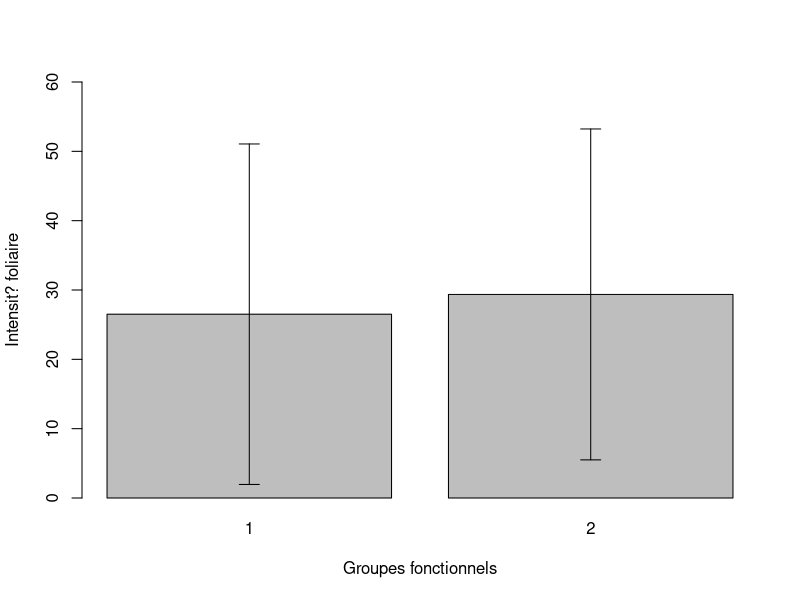
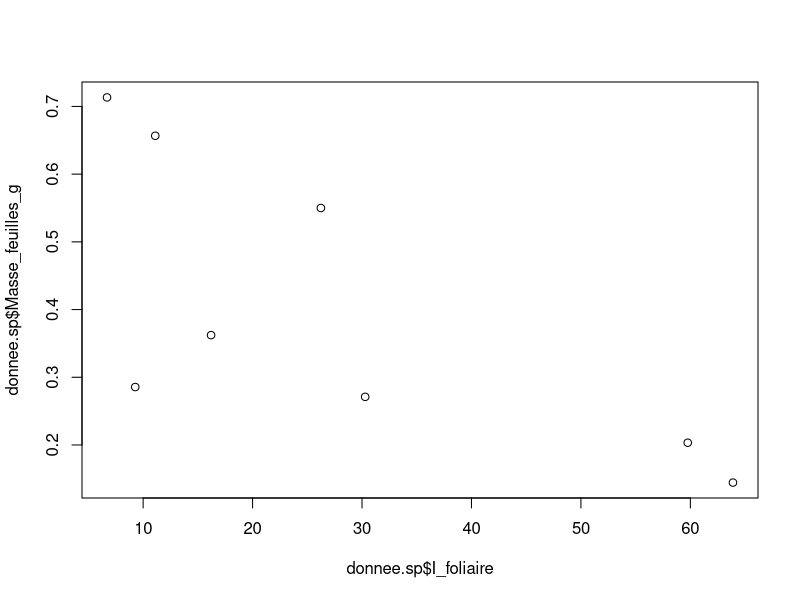
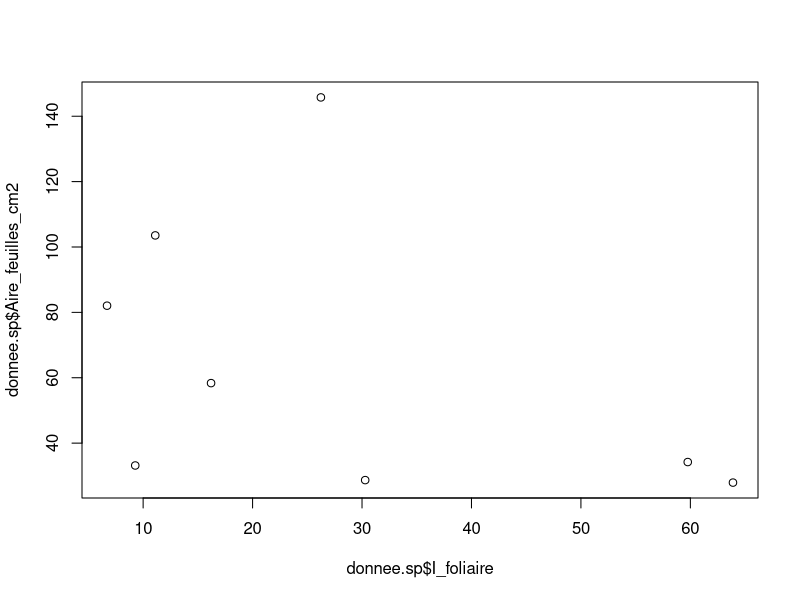
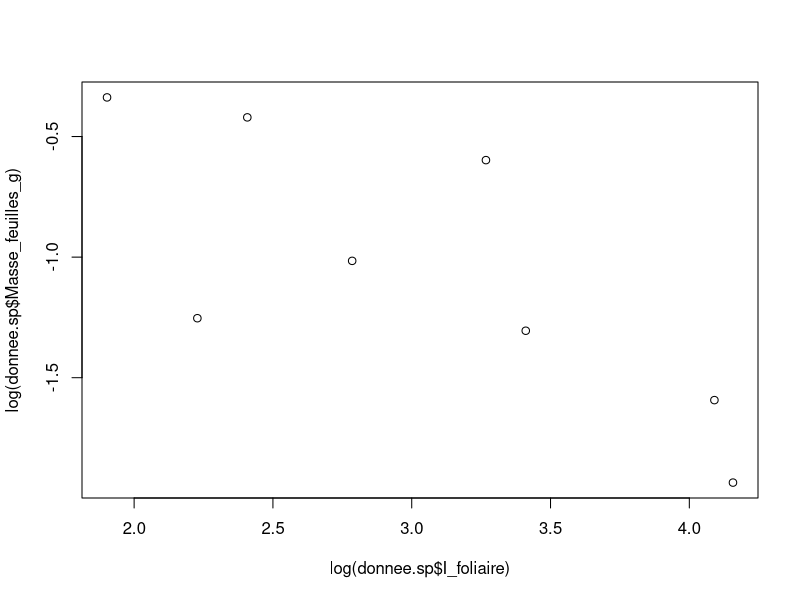
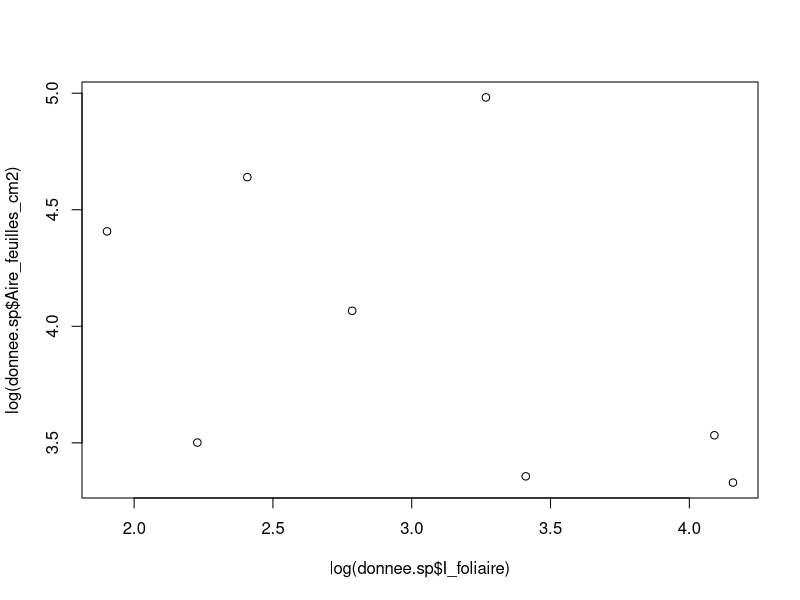
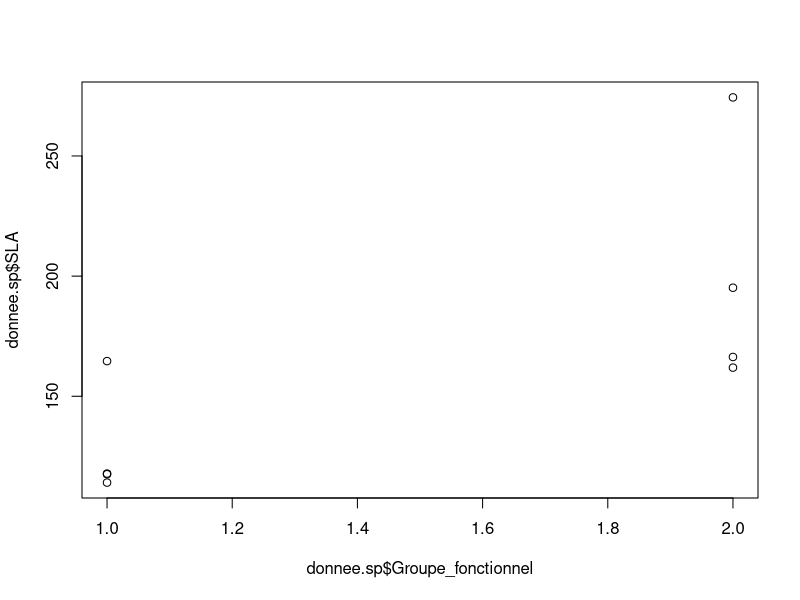
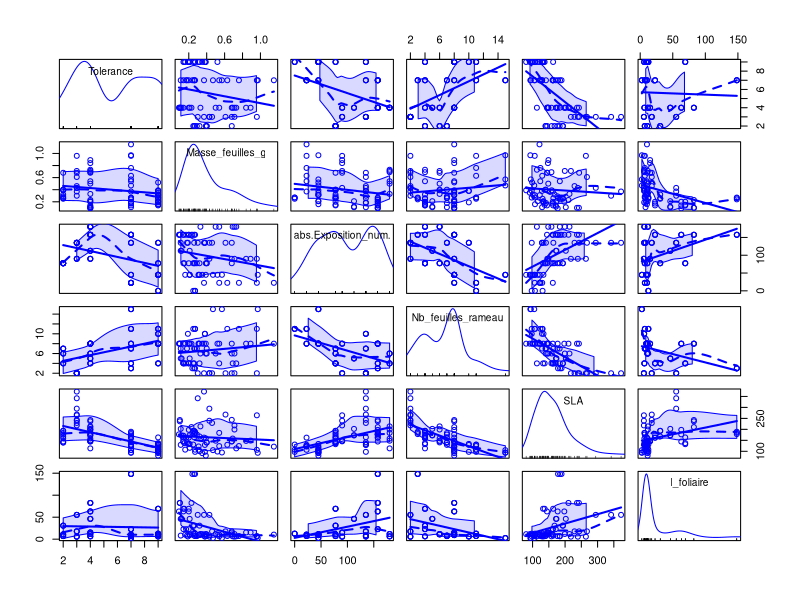

Generate these figures, in order, with R:
setwd("C:/Users/alex4/Desktop/School/BIO500/ECL611/data")

db <- read.csv("donnees_ecl611.csv")

db["volume_cm3"] <- pi*(db["Diametre_rameau_mm"]/10/2)^2*db["Longueur_rameau_cm"]

db["SLA"] <- db["Aire_feuilles_cm2"]/db["Masse_feuilles_g"]

db["I_foliaire"] <- db["Nb_feuilles_rameau"]/db["volume_cm3"]


db <- as.data.frame(unclass(db),                     # Convert all columns to factor
                    stringsAsFactors = TRUE)

donnee.sp<-aggregate(.~db$Espece+db$Groupe_fonctionnel, data=db,mean)

moy.If.gf<-tapply(donnee.sp$I_foliaire,list(donnee.sp$Groupe_fonctionnel),mean)
moy.If.gf

sd.If.gf<-tapply(donnee.sp$I_foliaire,list(donnee.sp$Groupe_fonctionnel),sd)
sd.If.gf

n.If.gf<-tapply(donnee.sp$I_foliaire,list(donnee.sp$Groupe_fonctionnel),length)
n.If.gf

mids.gf<-barplot(moy.If.gf, xlab="Groupes fonctionnels", ylab ="Intensit? foliaire", ylim=c(0,60))

arrows(mids.gf, moy.If.gf+sd.If.gf, mids.gf, moy.If.gf- sd.If.gf, angle=90, code=3, length=0.1)

plot(donnee.sp$Masse_feuilles_g~donnee.sp$I_foliaire)
plot(donnee.sp$Aire_feuilles_cm2~donnee.sp$I_foliaire)

plot(log(donnee.sp$Masse_feuilles_g)~log(donnee.sp$I_foliaire))
plot(log(donnee.sp$Aire_feuilles_cm2)~log(donnee.sp$I_foliaire))

summary(lm(donnee.sp$SLA~donnee.sp$Groupe_fonctionnel))

plot(donnee.sp$SLA~donnee.sp$Groupe_fonctionnel)

summary(lm(log(donnee.sp$Masse_feuilles_g)~log(donnee.sp$I_foliaire)+log(donnee.sp$Exposition_num)))

library(car)
scatterplotMatrix(~Tolerance + Masse_feuilles_g*abs(Exposition_num) + Nb_feuilles_rameau + abs(Exposition_num) + SLA + I_foliaire +Masse_feuilles_g, data=db)        
?scatterplotMatrix

summary(lm(I_foliaire~ Masse_feuilles_g*abs(Exposition_num), data=db))

summary(lm(abs(Exposition_num)~ Tolerance, data=db))

